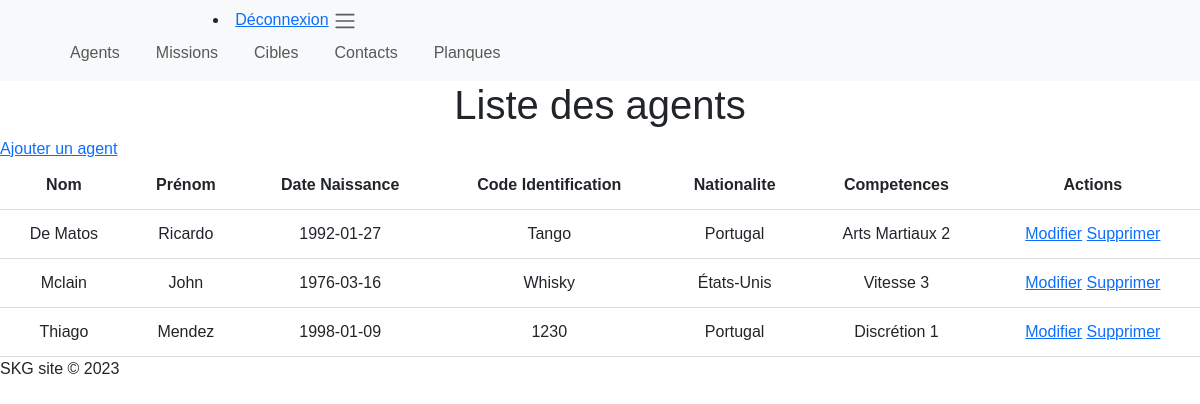
Screenshot of /agents.php with the database file from the repository.
### tables this page shows
CREATE TABLE `kgb_agents` (
  `id` int(11) NOT NULL,
  `nom` varchar(50) NOT NULL,
  `prenom` varchar(100) NOT NULL,
  `date_naissance` date NOT NULL,
  `code_identification` varchar(50) NOT NULL,
  `nationalite` varchar(50) NOT NULL,
  `competences` varchar(15) NOT NULL
);

### agents.php (the view, shortened to what this page needs)
<?php
require_once './back/config.php';
require_once './back/gestion.php';
try {
    $conn = new PDO("mysql:host=$servername;dbname=$dbname", $username, $password);
    $conn->setAttribute(PDO::ATTR_ERRMODE, PDO::ERRMODE_EXCEPTION);
    $query = "SELECT * FROM kgb_agents";
    $stmt = $conn->query($query);
    $agents = $stmt->fetchAll(PDO::FETCH_ASSOC);
} catch(PDOException $e) {
    echo "Erreur de connexion : " . $e->getMessage();
}
?>
<!doctype html>
<html lang="fr">
<head>
    <link href="https://cdn.jsdelivr.net/npm/bootstrap@5.3.0-alpha1/dist/css/bootstrap.min.css" rel="stylesheet">
    <link rel="stylesheet" type="text/css" href="style1.css">
</head>
<body>
<h1>Liste des agents</h1>
<a href="ajouter_agent.php">Ajouter un agent</a>
<table>
    <thead>
      <tr>
         <th>Nom</th>
         <th>Prénom</th>
         <th>Date Naissance</th>
         <th>Code Identification</th>
         <th>Nationalite</th>
         <th>Competences</th>
         <th>Actions</th>
      </tr>
    </thead>
    <tbody>
      <?php foreach ($agents as $agent): ?>
      <tr>
        <td><?php echo htmlspecialchars($agent['nom']); ?></td>
        <td><?php echo htmlspecialchars($agent['prenom']); ?></td>
        <td><?php echo htmlspecialchars($agent['date_naissance']); ?></td>
        <td><?php echo htmlspecialchars($agent['code_identification']); ?></td>
        <td><?php echo htmlspecialchars($agent['nationalite']); ?></td>
        <td><?php echo htmlspecialchars($agent['competences']); ?></td>
        <td>
        <a href="modifier_agent.php?id=<?php echo $agent['id']; ?>">Modifier</a>
<a href="supprimer_agent.php?id=<?php echo $agent['id']; ?>">Supprimer</a>
        </td>
      </tr>
      <?php endforeach; ?>
    </tbody>
</table>
<footer>SKG site &copy; 2023</footer>
</body>
</html>

### gestion.php (shortened to what this page needs)
<?php
$menu = '
<nav class="navbar navbar-expand-lg navbar-light bg-light">
    <div class="container">
        <li class="nav-item">
                <a href="deconnexion.php">Déconnexion</a>
            <span class="navbar-toggler-icon"></span>
        </button>
        <div class="collapse navbar-collapse" id="navbarNav">
            <ul class="navbar-nav">
                <li class="nav-item">
                    <a class="nav-link" href="agents.php">Agents</a>
                </li>
                <li class="nav-item">
                    <a class="nav-link" href="missions.php">Missions</a>
                </li>
                <li class="nav-item">
                    <a class="nav-link" href="cibles.php">Cibles</a>
                </li>
                <li class="nav-item">
                    <a class="nav-link" href="contact.php">Contacts</a>
                </li>
                <li class="nav-item">
                    <a class="nav-link" href="planques.php">Planques</a>
                </li>
            </ul>
        </div>
    </div>
</nav>';
echo $menu;
?>
<!doctype html>
<html lang="fr">
<head>
    <link href="https://cdn.jsdelivr.net/npm/bootstrap@5.3.0-alpha1/dist/css/bootstrap.min.css" rel="stylesheet">
    <link rel="stylesheet" type="text/css" href="gestion.css">

### gestion.css (style rules this page uses)
.navbar { background-color: #2f2d2d; text-align: center; width: 100%; overflow-x: auto; }
.navbar-nav { display: flex; flex-wrap: nowrap; justify-content: center; list-style-type: none; padding: 0; margin: 0; }
.nav-item { margin: 0 10px; text-align: center; }
.nav-link { color: #100f0f; text-decoration: none; }

### style1.css (style rules this page uses)
th, td { padding: 15px; text-align: center; border-bottom: 1px solid #ddd; }
body { font-family: Arial, sans-serif; background-color:blanc; margin: 0; padding: 0; }
h1 { text-align: center; }
table { margin: 0 auto; width: 100%; }

### rows the page displays
kgb_agents: nom "De Matos", prenom "Ricardo", date_naissance "1992-01-27", code_identification "Tango", nationalite "Portugal", competences "Arts Martiaux 2"
kgb_agents: nom "Mclain", prenom "John", date_naissance "1976-03-16", code_identification "Whisky", nationalite "États-Unis", competences "Vitesse 3"
kgb_agents: nom "Thiago", prenom "Mendez", date_naissance "1998-01-09", code_identification "1230", nationalite "Portugal", competences "Discrétion 1"
